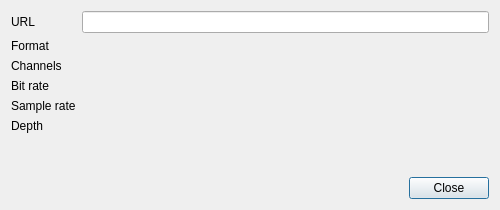
<?xml version="1.0" encoding="UTF-8"?>
<ui version="4.0">
 <class>StreamDetailsDialog</class>
 <widget class="QDialog" name="StreamDetailsDialog">
  <property name="geometry">
   <rect>
    <x>0</x>
    <y>0</y>
    <width>500</width>
    <height>210</height>
   </rect>
  </property>
  <property name="minimumSize">
   <size>
    <width>500</width>
    <height>210</height>
   </size>
  </property>
  <property name="windowTitle">
   <string>Stream Details</string>
  </property>
  <layout class="QFormLayout" name="formLayout">
   <item row="0" column="0">
    <widget class="QLabel" name="url_label">
     <property name="text">
      <string>URL</string>
     </property>
    </widget>
   </item>
   <item row="0" column="1">
    <widget class="QLineEdit" name="url">
     <property name="readOnly">
      <bool>true</bool>
     </property>
    </widget>
   </item>
   <item row="1" column="0">
    <widget class="QLabel" name="format_label">
     <property name="text">
      <string>Format</string>
     </property>
    </widget>
   </item>
   <item row="1" column="1">
    <widget class="QLabel" name="format">
     <property name="text">
      <string/>
     </property>
    </widget>
   </item>
   <item row="2" column="0">
    <widget class="QLabel" name="channels_label">
     <property name="text">
      <string>Channels</string>
     </property>
    </widget>
   </item>
   <item row="2" column="1">
    <widget class="QLabel" name="channels">
     <property name="text">
      <string/>
     </property>
    </widget>
   </item>
   <item row="3" column="0">
    <widget class="QLabel" name="bitrate_label">
     <property name="text">
      <string>Bit rate</string>
     </property>
    </widget>
   </item>
   <item row="3" column="1">
    <widget class="QLabel" name="bitrate">
     <property name="text">
      <string/>
     </property>
    </widget>
   </item>
   <item row="4" column="0">
    <widget class="QLabel" name="sample_rate_label">
     <property name="text">
      <string>Sample rate</string>
     </property>
    </widget>
   </item>
   <item row="4" column="1">
    <widget class="QLabel" name="sample_rate">
     <property name="text">
      <string/>
     </property>
    </widget>
   </item>
   <item row="5" column="0">
    <widget class="QLabel" name="depth_label">
     <property name="text">
      <string>Depth</string>
     </property>
    </widget>
   </item>
   <item row="5" column="1">
    <widget class="QLabel" name="depth">
     <property name="text">
      <string/>
     </property>
    </widget>
   </item>
   <item row="7" column="1">
    <widget class="QDialogButtonBox" name="buttonBox">
     <property name="standardButtons">
      <set>QDialogButtonBox::Close</set>
     </property>
    </widget>
   </item>
   <item row="6" column="1">
    <spacer name="verticalSpacer">
     <property name="orientation">
      <enum>Qt::Vertical</enum>
     </property>
     <property name="sizeHint" stdset="0">
      <size>
       <width>20</width>
       <height>40</height>
      </size>
     </property>
    </spacer>
   </item>
  </layout>
 </widget>
 <resources/>
 <connections>
  <connection>
   <sender>buttonBox</sender>
   <signal>rejected()</signal>
   <receiver>StreamDetailsDialog</receiver>
   <slot>close()</slot>
   <hints>
    <hint type="sourcelabel">
     <x>299</x>
     <y>186</y>
    </hint>
    <hint type="destinationlabel">
     <x>249</x>
     <y>104</y>
    </hint>
   </hints>
  </connection>
 </connections>
</ui>
